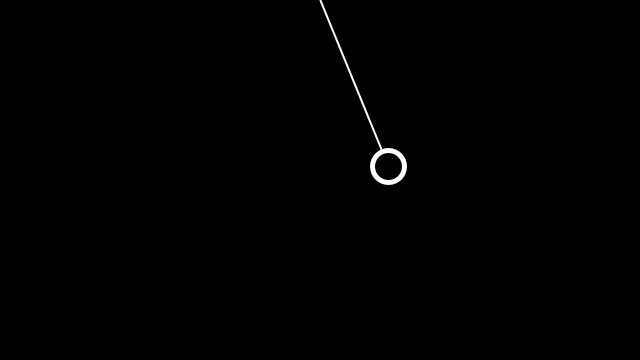
Frame 1 (no input)
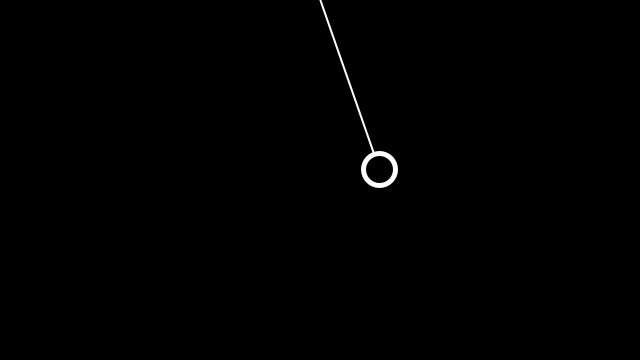
Frame 60 (the mouse pressed at the canvas centre just before this capture)
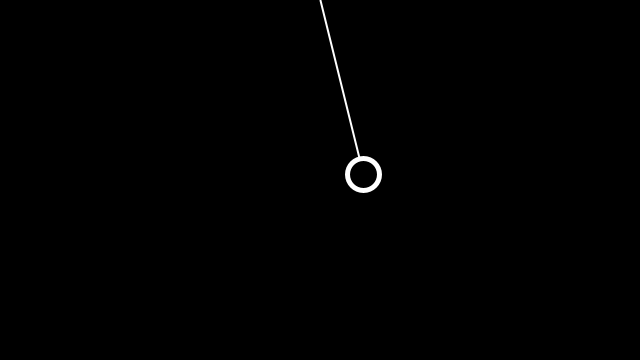
Frame 120 (the mouse held since frame 60 and released just before this capture)

The Processing sketch that drew these frames (run headless with seeded random() and noise(); from frame 60 on, the mouse is pressed at the canvas centre):

// Processing sketch: NoC_03_4_Pendulum
// ── NoC_03_4_Pendulum.pde
//var dec
PVector origin;
PVector bob;
float len;
float theta;
float aVel;
float aAcc;

void settings(){
  size(640, 360);
}

void setup(){
  len = 180;
  origin = new PVector(width/2, 0);
  bob = new PVector(width/2, len);
  theta = PI/8;
  aVel = 0.0;
  aAcc = 0.0;
}

void draw(){
  background(0);
  
  //compute the position of the bob
  bob.x  = origin.x + len * sin(theta);
  bob.y = origin.y + len * cos(theta);
  
  
  fill(0);
  stroke(255);
  strokeWeight(2);
  line(origin.x, origin.y, bob.x, bob.y);
  strokeWeight(5);
  ellipse(bob.x, bob.y, 32, 32);
  
  aAcc = -1 * 0.01 * sin(theta);
  
  theta += aVel;
  aVel += aAcc;
  aVel *= 0.99; //damping effect

}
